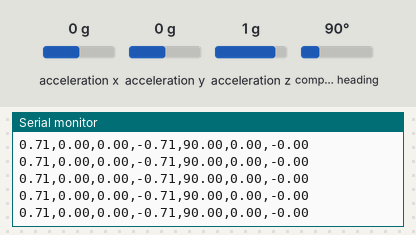
The sketch below on a simulated Arduino Uno, built with avr-gcc and run on an emulated ATmega328P. Parts: the last lines printed to the serial monitor. Inputs (shaded band) come from the test bench; at power-on: compass heading 90°, acceleration x 0 g, acceleration y 0 g, acceleration z 1 g.

Above: at 2.2 s.
2.3 s: compass heading set to 7°
At 3.1 s:
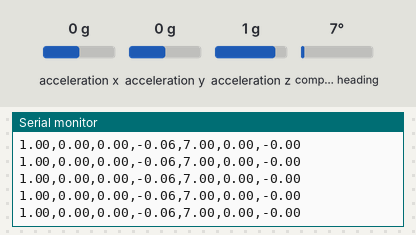
5.3 s: acceleration x set to -1.4 g
At 6.4 s:
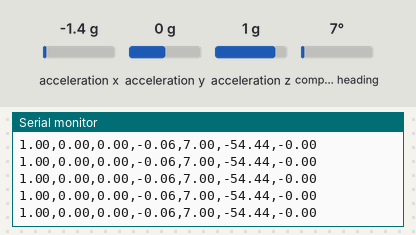
6.8 s: acceleration y set to -1.4 g
At 7.6 s:
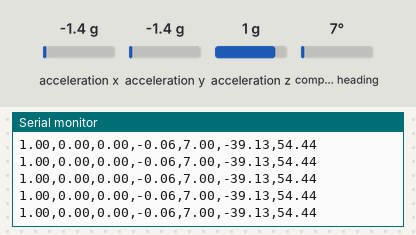
8.3 s: acceleration y set to 0 g
At 8.9 s:
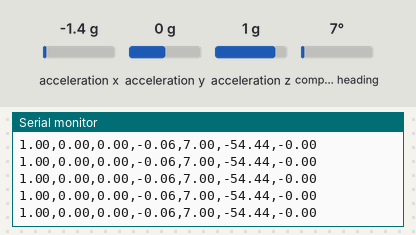
11.3 s: acceleration z set to -1.4 g
At 12.4 s:
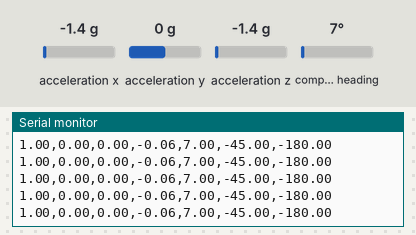
Timing chart, 0 to 13.8 s (numbered marks = the images above; inputs shaded):
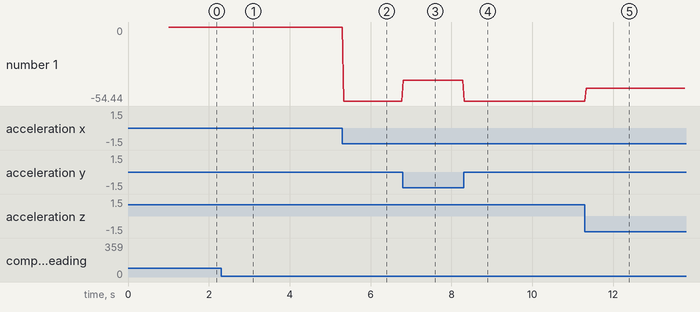

Measured:
- after the input at 2.3 s, the serial monitor: prints a new line at once (image 1)
- after the input at 5.3 s, the serial monitor: prints a new line at once (image 2)
- after the input at 6.8 s, the serial monitor: prints a new line at once (image 3)
- after the input at 11.3 s, the serial monitor: prints a new line at once (image 5)
- plotted number 1: 0 → -54.44 after the input at 5.3 s, -54.44 → -39.13 after the input at 6.8 s, -54.44 → -45 after the input at 11.3 s

The sketch:

imu.ino
```cpp
#include <Wire.h>
#include <Adafruit_Sensor.h>
#include <Adafruit_BNO055.h>
#include <utility/imumaths.h>

#define BNO055_SAMPLERATE_DELAY_MS (33)          // Delay between data requests

Adafruit_BNO055 bno = Adafruit_BNO055();          // Create sensor object bno based on Adafruit_BNO055 library

void setup(void)
{
  Serial.begin(115200);                           // Begin serial port communication
  if(!bno.begin())                                // Initialize sensor communication
  {
    Serial.print("Ooops, no BNO055 detected ... Check your wiring or I2C ADDR!");
  }
  delay(1000);
  bno.setExtCrystalUse(true);                     // Use the crystal on the development board
}

void loop(void)
{
  String imuData;
  imu::Quaternion quat = bno.getQuat();
  imu::Vector<3> euler = bno.getVector(Adafruit_BNO055::VECTOR_EULER);

  imuData+= String(quat.w()) +",";
  imuData+=String(quat.x())+",";
  imuData+=String(quat.y()) + ",";
  imuData+=String(quat.z())+",";
  imuData+=String(euler.x())+",";
  imuData+=String(euler.y())+",";
  imuData+=String(euler.z());
  Serial.println(imuData);
  delay(BNO055_SAMPLERATE_DELAY_MS);              // Pause before capturing new data
}
```
